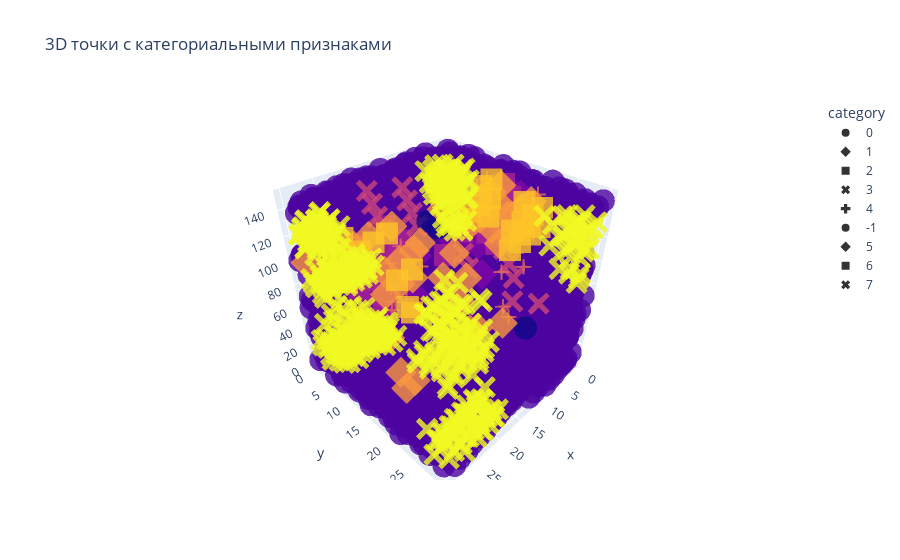

Notebook source saved alongside this figure:
### Code cell
visualise_str_labels(structure, clusterisation(6,0.5, embedding))

### Figure 1 — Plotly figure (JSON) as saved in the notebook; plotly's stock layout.template omitted (floating-point values rounded to 4 significant figures; data arrays with more than 128 entries replaced by an {"elided": "..."} marker saying what was removed)
{"data": [{"hovertemplate": "category=%{marker.color}<br>x=%{x}<br>y=%{y}<br>z=%{z}<extra></extra>", "legendgroup": "0", "marker": {"color": {"elided": "8485 int values"}, "coloraxis": "coloraxis", "opacity": 0.8, "symbol": "circle"}, "mode": "markers", "name": "0", "scene": "scene", "showlegend": true, "type": "scatter3d", "x": {"elided": "8485 float values"}, "y": {"elided": "8485 float values"}, "z": {"elided": "8485 float values"}}, {"hovertemplate": "category=%{marker.color}<br>x=%{x}<br>y=%{y}<br>z=%{z}<extra></extra>", "legendgroup": "1", "marker": {"color": [1, 1, 1, 1, 1, 1, 1, 1, 1, 1, 1, 1, 1, 1, 1, 1, 1, 1, 1, 1, 1, 1, 1, 1, 1, 1, 1, 1, 1, 1, 1, 1, 1, 1, 1], "coloraxis": "coloraxis", "opacity": 0.8, "symbol": "diamond"}, "mode": "markers", "name": "1", "scene": "scene", "showlegend": true, "type": "scatter3d", "x": [7.15, 14.03, 9.594, 7.375, 5.155, 2.935, 0.7154, 28.5, 26.28, 9.819, 7.599, 5.38, 3.16, 0.9402, 22.31, 3.745, 1.525, 29.31, 27.09, 24.87, 10.63, 8.409, 6.189, 3.97, 1.75, 29.53, 27.31, 25.09, 22.87, 1.975, 29.76, 27.54, 25.32, 15.48, 3.186], "y": [14.58, 14.52, 14.65, 14.72, 14.78, 14.85, 14.92, 14.98, 15.05, 14.79, 14.85, 14.92, 14.99, 15.05, 14.49, 17.31, 17.37, 17.44, 17.51, 17.57, 17.24, 17.31, 17.38, 17.44, 17.51, 17.58, 17.64, 17.71, 17.78, 17.65, 17.71, 17.78, 17.85, 8.092, 12.1], "z": [141.3, 119.3, 123.7, 126.0, 128.2, 130.4, 132.6, 134.8, 137.0, 108.4, 110.6, 112.8, 115.0, 117.3, 119.7, 132.0, 134.2, 136.4, 138.6, 140.9, 110.1, 112.3, 114.5, 116.7, 118.9, 121.1, 123.3, 125.5, 127.7, 103.6, 105.8, 108.0, 110.2, 54.78, 55.34]}, {"hovertemplate": "category=%{marker.color}<br>x=%{x}<br>y=%{y}<br>z=%{z}<extra></extra>", "legendgroup": "2", "marker": {"color": [2, 2, 2, 2, 2, 2, 2, 2, 2, 2, 2, 2, 2, 2, 2, 2, 2, 2, 2, 2, 2, 2, 2, 2, 2, 2, 2, 2, 2, 2, 2, 2, 2], "coloraxis": "coloraxis", "opacity": 0.8, "symbol": "square"}, "mode": "markers", "name": "2", "scene": "scene", "showlegend": true, "type": "scatter3d", "x": [3.408, 1.189, 28.97, 24.53, 10.29, 8.073, 5.853, 3.633, 1.413, 29.19, 26.97, 24.75, 22.53, 1.638, 29.42, 27.2, 5.267, 9.931, 7.711, 5.491, 3.272, 1.052, 28.83, 26.61, 24.39, 7.936, 5.716, 3.496, 1.277, 29.06, 18.18, 11.03, 1.276], "y": [13.75, 13.82, 13.89, 14.02, 13.69, 13.76, 13.82, 13.89, 13.96, 14.02, 14.09, 14.16, 14.22, 14.1, 14.16, 14.23, 18.2, 18.2, 18.27, 18.33, 18.4, 18.47, 18.53, 18.6, 18.67, 18.41, 18.47, 18.54, 18.6, 18.67, 3.125, 10.85, 9.302], "z": [135.3, 137.5, 139.7, 144.2, 113.4, 115.6, 117.8, 120.0, 122.2, 124.4, 126.6, 128.8, 131.0, 106.9, 109.1, 111.3, 140.2, 120.4, 122.6, 124.9, 127.1, 129.3, 131.5, 133.7, 135.9, 107.3, 109.5, 111.7, 113.9, 116.2, 34.67, 88.69, 97.64]}, {"hovertemplate": "category=%{marker.color}<br>x=%{x}<br>y=%{y}<br>z=%{z}<extra></extra>", "legendgroup": "3", "marker": {"color": [3, 3, 3, 3, 3, 3, 3, 3, 3, 3, 3, 3, 3, 3, 3, 3, 3], "coloraxis": "coloraxis", "opacity": 0.8, "symbol": "x"}, "mode": "markers", "name": "3", "scene": "scene", "showlegend": true, "type": "scatter3d", "x": [13.65, 13.63, 8.065, 13.61, 13.58, 13.55, 13.52, 13.5, 17.81, 13.48, 17.79, 17.77, 17.74, 17.68, 17.66, 2.965, 5.042], "y": [4.49, 5.459, 28.46, 6.427, 7.396, 23.07, 24.03, 25.0, 1.259, 25.97, 2.228, 3.196, 4.165, 20.8, 21.77, 23.93, 20.3], "z": [139.2, 130.3, 147.1, 121.4, 112.4, 135.0, 126.1, 117.2, 137.8, 108.2, 128.9, 119.9, 111.0, 124.7, 115.7, 53.99, 52.14]}, {"hovertemplate": "category=%{marker.color}<br>x=%{x}<br>y=%{y}<br>z=%{z}<extra></extra>", "legendgroup": "4", "marker": {"color": [4, 4, 4, 4, 4, 4, 4, 4, 4, 4, 4, 4, 4, 4, 4, 4, 4, 4, 4, 4, 4, 4, 4, 4, 4, 4, 4, 4, 4, 4, 4, 4, 4, 4, 4, 4], "coloraxis": "coloraxis", "opacity": 0.8, "symbol": "cross"}, "mode": "markers", "name": "4", "scene": "scene", "showlegend": true, "type": "scatter3d", "x": [5.453, 3.233, 10.12, 7.897, 5.677, 3.458, 1.238, 29.02, 26.8, 24.58, 8.122, 5.902, 3.683, 1.463, 29.24, 20.61, 3.222, 1.003, 28.78, 7.887, 5.667, 3.447, 1.227, 29.01, 26.79, 24.57, 1.452, 29.23, 27.01, 25.79, 18.93, 7.373, 8.32, 1.841, 6.908, 22.02], "y": [12.01, 12.08, 12.02, 12.09, 12.15, 12.22, 12.28, 12.35, 12.42, 12.48, 12.22, 12.29, 12.36, 12.42, 12.49, 11.92, 19.94, 20.0, 20.07, 19.94, 20.01, 20.07, 20.14, 20.21, 20.27, 20.34, 20.28, 20.34, 20.41, 29.9, 7.628, 20.27, 22.15, 15.24, 22.94, 1.669], "z": [139.6, 141.9, 119.9, 122.1, 124.3, 126.5, 128.7, 131.0, 133.2, 135.4, 106.8, 109.0, 111.2, 113.4, 115.6, 118.1, 135.9, 138.1, 140.3, 116.1, 118.3, 120.5, 122.7, 124.9, 127.2, 129.4, 107.4, 109.6, 111.8, 40.27, 54.98, 53.07, 50.75, 61.54, 95.47, 67.86]}, {"hovertemplate": "category=%{marker.color}<br>x=%{x}<br>y=%{y}<br>z=%{z}<extra></extra>", "legendgroup": "-1", "marker": {"color": [-1, -1, -1], "coloraxis": "coloraxis", "opacity": 0.8, "symbol": "circle"}, "mode": "markers", "name": "-1", "scene": "scene", "showlegend": true, "type": "scatter3d", "x": [14.31, 14.58, 9.401], "y": [12.72, 10.92, 26.14], "z": [121.9, 124.4, 54.4]}, {"hovertemplate": "category=%{marker.color}<br>x=%{x}<br>y=%{y}<br>z=%{z}<extra></extra>", "legendgroup": "5", "marker": {"color": [5, 5, 5, 5, 5, 5, 5, 5, 5, 5, 5, 5, 5, 5, 5, 5, 5, 5, 5, 5, 5, 5, 5, 5, 5, 5, 5, 5, 5, 5, 5, 5, 5, 5, 5, 5, 5, 5, 5, 5, 5, 5, 5], "coloraxis": "coloraxis", "opacity": 0.8, "symbol": "diamond"}, "mode": "markers", "name": "5", "scene": "scene", "showlegend": true, "type": "scatter3d", "x": [5.428, 3.209, 0.9888, 28.77, 26.55, 22.36, 7.873, 5.653, 3.433, 1.214, 29.96, 3.858, 27.02, 7.662, 24.34, 5.691, 3.471, 1.252, 29.03, 26.81, 24.59, 8.136, 5.916, 3.696, 1.477, 29.26, 27.04, 8.353, 29.37, 28.78, 23.16, 21.44, 6.636, 15.58, 14.85, 7.008, 2.226, 28.96, 29.07, 25.69, 27.69, 22.43, 15.55], "y": [12.98, 13.05, 13.12, 13.18, 13.25, 12.55, 13.05, 13.12, 13.19, 13.25, 25.26, 14.03, 12.56, 19.8, 20.2, 19.04, 19.11, 19.17, 19.24, 19.3, 19.37, 19.11, 19.18, 19.24, 19.31, 19.38, 19.44, 7.678, 22.25, 20.5, 2.72, 14.44, 11.62, 20.62, 17.66, 9.056, 1.301, 0.1375, 5.192, 28.97, 17.25, 27.81, 26.34], "z": [130.7, 132.9, 135.1, 137.3, 139.5, 137.6, 113.2, 115.4, 117.6, 119.8, 145.7, 104.7, 117.8, 131.4, 144.7, 127.3, 129.5, 131.7, 133.9, 136.1, 138.3, 109.7, 111.9, 114.1, 116.3, 118.6, 120.8, 53.63, 51.5, 57.48, 33.66, 0.268, 58.47, 54.58, 70.89, 78.18, 97.13, 97.43, 98.03, 97.72, 73.75, 98.02, 77.7]}, {"hovertemplate": "category=%{marker.color}<br>x=%{x}<br>y=%{y}<br>z=%{z}<extra></extra>", "legendgroup": "6", "marker": {"color": [6, 6, 6, 6, 6, 6, 6, 6, 6, 6, 6, 6, 6, 6, 6, 6, 6, 6, 6, 6, 6, 6, 6, 6, 6, 6, 6, 6], "coloraxis": "coloraxis", "opacity": 0.8, "symbol": "square"}, "mode": "markers", "name": "6", "scene": "scene", "showlegend": true, "type": "scatter3d", "x": [3.482, 1.262, 29.04, 8.146, 5.927, 3.707, 1.487, 29.27, 27.05, 24.83, 22.61, 5.193, 1.712, 29.49, 27.27, 7.637, 5.418, 3.198, 0.9783, 28.76, 26.54, 7.862, 5.643, 3.423, 1.203, 14.72, 15.44, 19.76], "y": [11.25, 11.32, 11.38, 11.25, 11.32, 11.39, 11.45, 11.52, 11.59, 11.65, 11.72, 20.7, 11.59, 11.66, 11.72, 20.77, 20.84, 20.9, 20.97, 21.04, 21.1, 20.91, 20.98, 21.04, 21.11, 5.352, 7.327, 19.5], "z": [135.5, 137.7, 139.9, 115.7, 117.9, 120.1, 122.4, 124.6, 126.8, 129.0, 131.2, 140.0, 107.0, 109.2, 111.5, 122.5, 124.7, 126.9, 129.1, 131.3, 133.5, 107.2, 109.4, 111.6, 113.8, 32.43, 33.81, 76.9]}, {"hovertemplate": "category=%{marker.color}<br>x=%{x}<br>y=%{y}<br>z=%{z}<extra></extra>", "legendgroup": "7", "marker": {"color": {"elided": "455 int values"}, "coloraxis": "coloraxis", "opacity": 0.8, "symbol": "x"}, "mode": "markers", "name": "7", "scene": "scene", "showlegend": true, "type": "scatter3d", "x": {"elided": "455 float values"}, "y": {"elided": "455 float values"}, "z": {"elided": "455 float values"}}], "layout": {"coloraxis": {"colorbar": {"title": {"text": "category"}}, "colorscale": [[0, "#0d0887"], [0.1111, "#46039f"], [0.2222, "#7201a8"], [0.3333, "#9c179e"], [0.4444, "#bd3786"], [0.5556, "#d8576b"], [0.6667, "#ed7953"], [0.7778, "#fb9f3a"], [0.8889, "#fdca26"], [1, "#f0f921"]], "showscale": false}, "legend": {"title": {"text": "category"}, "tracegroupgap": 0}, "scene": {"domain": {"x": [0, 1], "y": [0, 1]}, "xaxis": {"title": {"text": "x"}}, "yaxis": {"title": {"text": "y"}}, "zaxis": {"title": {"text": "z"}}}, "title": {"text": "3D точки с категориальными признаками"}}}
